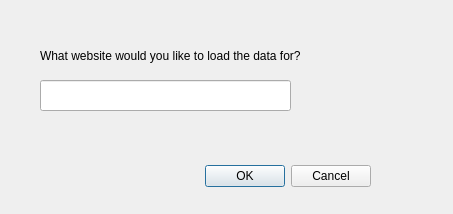
<?xml version="1.0" encoding="UTF-8"?>
<ui version="4.0">
 <class>loaddialog</class>
 <widget class="QDialog" name="loaddialog">
  <property name="geometry">
   <rect>
    <x>0</x>
    <y>0</y>
    <width>453</width>
    <height>214</height>
   </rect>
  </property>
  <property name="windowTitle">
   <string>Loading Saved Password</string>
  </property>
  <widget class="QDialogButtonBox" name="buttonBox">
   <property name="geometry">
    <rect>
     <x>30</x>
     <y>160</y>
     <width>341</width>
     <height>32</height>
    </rect>
   </property>
   <property name="orientation">
    <enum>Qt::Horizontal</enum>
   </property>
   <property name="standardButtons">
    <set>QDialogButtonBox::Cancel|QDialogButtonBox::Ok</set>
   </property>
  </widget>
  <widget class="QLabel" name="label">
   <property name="geometry">
    <rect>
     <x>40</x>
     <y>30</y>
     <width>361</width>
     <height>51</height>
    </rect>
   </property>
   <property name="text">
    <string>What website would you like to load the data for?</string>
   </property>
  </widget>
  <widget class="QLineEdit" name="site_name">
   <property name="geometry">
    <rect>
     <x>40</x>
     <y>80</y>
     <width>251</width>
     <height>31</height>
    </rect>
   </property>
  </widget>
 </widget>
 <resources/>
 <connections>
  <connection>
   <sender>buttonBox</sender>
   <signal>accepted()</signal>
   <receiver>loaddialog</receiver>
   <slot>accept()</slot>
   <hints>
    <hint type="sourcelabel">
     <x>248</x>
     <y>254</y>
    </hint>
    <hint type="destinationlabel">
     <x>157</x>
     <y>274</y>
    </hint>
   </hints>
  </connection>
  <connection>
   <sender>buttonBox</sender>
   <signal>rejected()</signal>
   <receiver>loaddialog</receiver>
   <slot>reject()</slot>
   <hints>
    <hint type="sourcelabel">
     <x>316</x>
     <y>260</y>
    </hint>
    <hint type="destinationlabel">
     <x>286</x>
     <y>274</y>
    </hint>
   </hints>
  </connection>
 </connections>
</ui>
